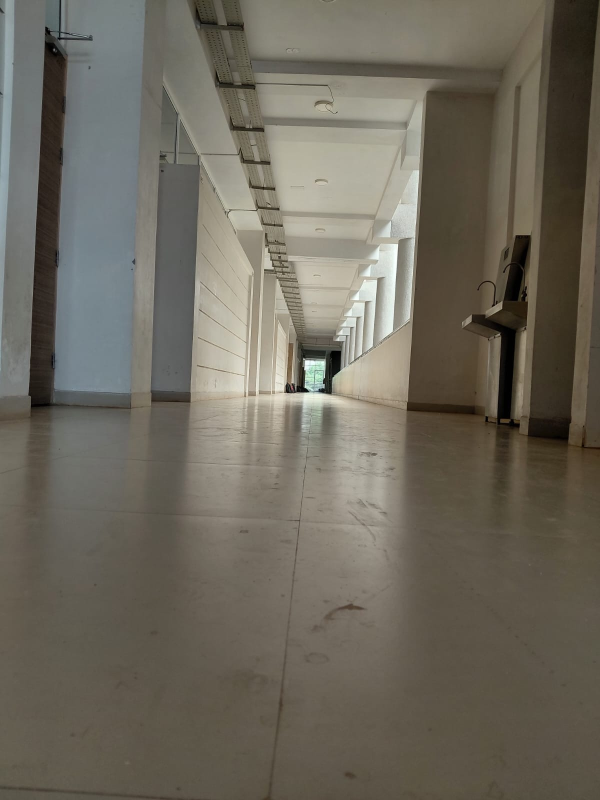
#> input picture data/visual_test/place_a1.jpeg, 1200 x 1600 px (shown at 1/2 size); its folder holds 3 pictures in this run
$ python evaluate_places.py
#> lines starting #> are read from the running program, lines starting #| are printed output that depends on the picture
### src/autocar/visual_place_matcher.py

"""Hardware-independent visual matching for indoor place recognition.

This module compares images using ORB features. It does not control motors,
access GPIO, or run YOLO inference.
"""

from dataclasses import dataclass
from pathlib import Path

import cv2
import numpy as np


@dataclass(frozen=True)
class VisualMatch:
    good_matches: int
    score: float
    reference_keypoints: int
    query_keypoints: int
    is_same_place: bool
    geometric_inliers: int = 0
    inlier_ratio: float = 0.0


class VisualPlaceMatcher:
    """Compare two images to estimate whether they show the same place."""

    def __init__(
        self,
        max_features: int = 1500,
        ratio_threshold: float = 0.75,
        min_good_matches: int = 12,
        min_score: float = 0.08,
    ) -> None:
        if max_features < 1:
            raise ValueError("max_features must be positive")
        if not 0 < ratio_threshold < 1:
            raise ValueError("ratio_threshold must be between 0 and 1")
        if min_good_matches < 1:
            raise ValueError("min_good_matches must be positive")
        if not 0 <= min_score <= 1:
            raise ValueError("min_score must be between 0 and 1")

        self.min_good_matches = min_good_matches
        self.min_score = min_score
        self.ratio_threshold = ratio_threshold

        self._orb = cv2.ORB_create(nfeatures=max_features)
        self._matcher = cv2.BFMatcher(cv2.NORM_HAMMING)

    @staticmethod
    def _load_grayscale(image_path: str | Path) -> np.ndarray:
        image = cv2.imread(str(image_path), cv2.IMREAD_GRAYSCALE)
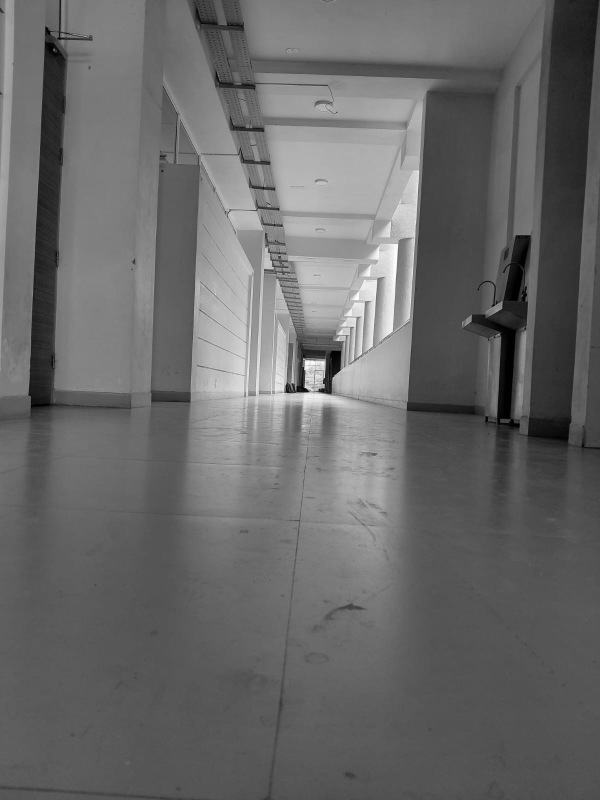
#> image: shape (1600, 1200) (shown at 1/2 size); min 0, max 255, mean 104.3
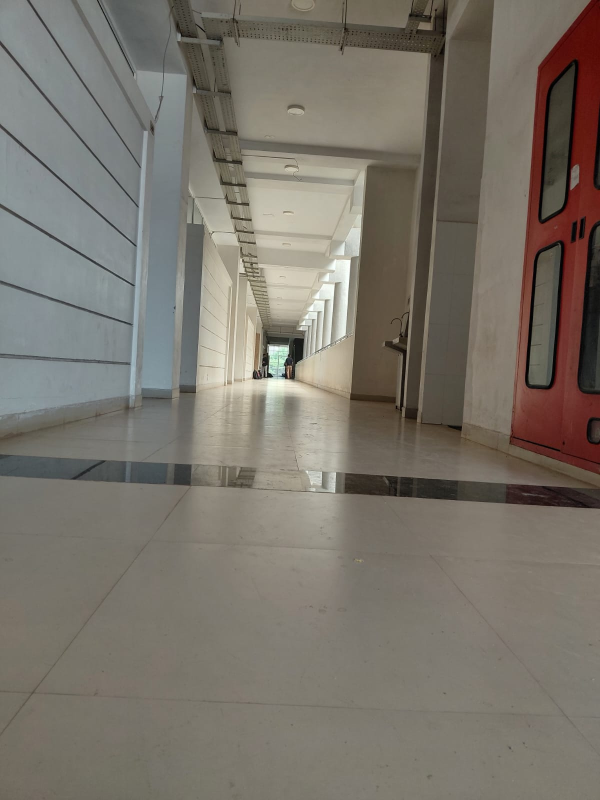
#> input picture data/visual_test/place_a2.jpeg, 1200 x 1600 px (shown at 1/2 size)
#> in _load_grayscale (call 2), `image = cv2.imread(str(image_path), cv2.IMREAD_GRAYSCALE)`:
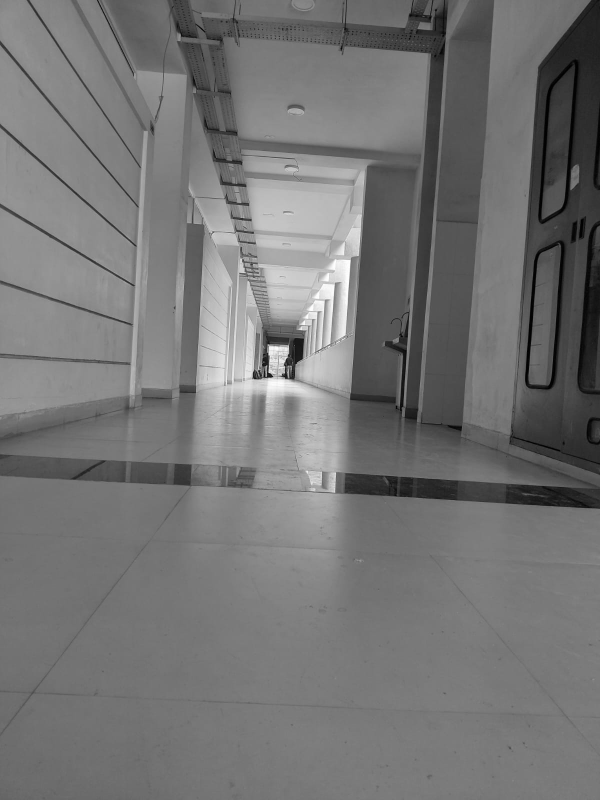
#> image: shape (1600, 1200) (shown at 1/2 size); min 0, max 255, mean 116

        if image is None:
            raise ValueError(f"Could not read image: {image_path}")

        return image

    def _extract_features(
        self, image: np.ndarray
    ) -> tuple[list, np.ndarray | None]:
        keypoints, descriptors = self._orb.detectAndCompute(image, None)
#> keypoints = 1500 keypoints; strongest (x, y, size): (647, 775, 31), (648, 768, 31), (610, 775, 31), (646, 766, 31)
        return keypoints, descriptors


    def compare(
        self,
        reference_path: str | Path,
        query_path: str | Path,
    ) -> VisualMatch:
        """Compare images using feature matches and geometric verification."""

        reference = self._load_grayscale(reference_path)
        query = self._load_grayscale(query_path)

        ref_kp, ref_desc = self._extract_features(reference)
#> ref_kp has the same summary as keypoints in _extract_features
        qry_kp, qry_desc = self._extract_features(query)
#> in _extract_features (call 2), `keypoints, descriptors = self._orb.detectAndCompute(image, None)`: keypoints = 1500 keypoints; strongest (x, y, size): (538, 744, 37.2), (528, 753, 31), (538, 745, 31), (544, 753, 31)
#> qry_kp has the same summary as keypoints in _extract_features

        ref_count = len(ref_kp)
#> ref_count = 1500
        qry_count = len(qry_kp)
#> qry_count = 1500

        empty_result = VisualMatch(
        good_matches=0,
        score=0.0,
        reference_keypoints=ref_count,
        query_keypoints=qry_count,
        is_same_place=False,
        )

        if (
            ref_desc is None
            or qry_desc is None
            or len(ref_desc) < 2
            or len(qry_desc) < 2
        ):
            return empty_result

        pairs = self._matcher.knnMatch(ref_desc, qry_desc, k=2)
#> pairs = 1500 matches

        good = [
            first
            for pair in pairs
            if len(pair) == 2
            for first, second in [pair]
            if first.distance < self.ratio_threshold * second.distance
        ]
#> good = 232 matches

        denominator = min(ref_count, qry_count)
#> denominator = 1500
        score = len(good) / denominator if denominator else 0.0
#> score = 0.155

        if len(good) < 4:
            return VisualMatch(
                good_matches=len(good),
                score=score,
                reference_keypoints=ref_count,
                query_keypoints=qry_count,
                is_same_place=False,
            )

        src_points = np.float32(
            [ref_kp[m.queryIdx].pt for m in good]
        ).reshape(-1, 1, 2)
#> src_points = 232 rows, first 8: [687, 683], [681, 703], [647, 716], [650, 720], [611, 722], [698, 673], [753, 562], [519, 322]

        dst_points = np.float32(
            [qry_kp[m.trainIdx].pt for m in good]
        ).reshape(-1, 1, 2)
#> dst_points = 232 rows, first 8: [611, 661], [606, 678], [574, 689], [577, 692], [539, 694], [622, 654], [668, 570], [463, 320]

        _, mask = cv2.findHomography(
            src_points,
            dst_points,
            cv2.RANSAC,
            5.0,
        )
#> mask = 232 values, max 1 at index 0, min 0 at index 7, mean 0.72

        inliers = int(mask.sum()) if mask is not None else 0
#> inliers = 167
        inlier_ratio = inliers / len(good) if good else 0.0
#> inlier_ratio = 0.72

        same_place = (
            len(good) >= self.min_good_matches
            and score >= self.min_score
            and inliers >= 10
            and inlier_ratio >= 0.35
        )
#> same_place = True

        return VisualMatch(
            good_matches=len(good),
            score=score,
            reference_keypoints=ref_count,
            query_keypoints=qry_count,
            is_same_place=same_place,
            geometric_inliers=inliers,
            inlier_ratio=inlier_ratio,
        )

### scripts/evaluate_places.py

from itertools import combinations
from pathlib import Path

from autocar.visual_place_matcher import VisualPlaceMatcher


def main():
    image_dir = Path("data/visual_test")
    images = sorted(
        path
        for path in image_dir.iterdir()
        if path.suffix.lower() in {".jpg", ".jpeg", ".png"}
    )

    if len(images) < 2:
        raise SystemExit("Add at least two images to data/visual_test.")

    matcher = VisualPlaceMatcher()

    print(f"Evaluating {len(images)} images\n")

    for first, second in combinations(images, 2):
        result = matcher.compare(first, second)

        print(f"{first.name} vs {second.name}")
        print(f"  Good matches: {result.good_matches}")
#|   Good matches: 232
        print(f"  Score       : {result.score:.4f}")
#|   Score       : 0.1547
        print(f"  Geometric inliers: {result.geometric_inliers}")
#|   Geometric inliers: 167
        print(f"  Inlier ratio     : {result.inlier_ratio:.4f}")
#|   Inlier ratio     : 0.7198
        print(f"  Decision    : {'MATCH' if result.is_same_place else 'NO MATCH'}")
#|   Decision    : MATCH
        print()
#> pass 2 of the loop in main, `for first, second in combinations(images, 2):`:
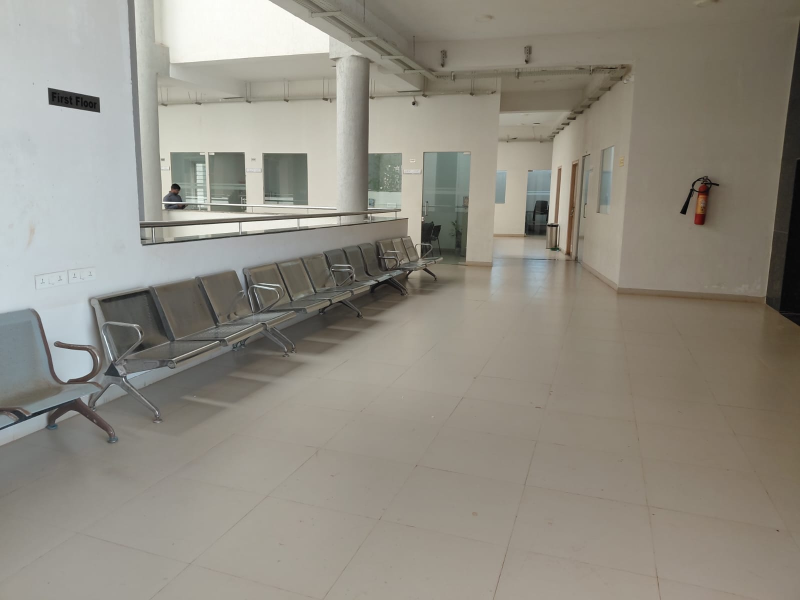
#> input picture data/visual_test/place_b1.jpeg, 1600 x 1200 px (shown at 1/2 size)
#> in _load_grayscale (call 4), `image = cv2.imread(str(image_path), cv2.IMREAD_GRAYSCALE)`:
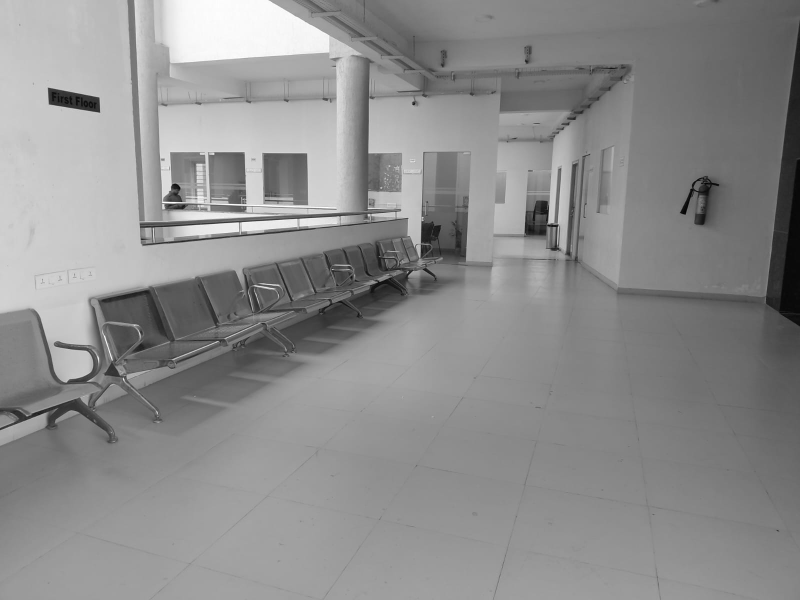
#> image: shape (1200, 1600) (shown at 1/2 size); min 0, max 255, mean 140.8
#> keypoints = 1500 keypoints; strongest (x, y, size): (647, 775, 31), (648, 768, 31), (610, 775, 31), (646, 766, 31)
#> keypoints = 1500 keypoints; strongest (x, y, size): (306, 457, 31), (308, 483, 31), (476, 445, 31), (1115, 450, 31)
#> qry_kp has the same summary as keypoints in _extract_features
#> good = 11 matches
#|   Good matches: 11
#|   Score       : 0.0073
#|   Geometric inliers: 6
#|   Inlier ratio     : 0.5455
#|   Decision    : NO MATCH


if __name__ == "__main__":
    main()
